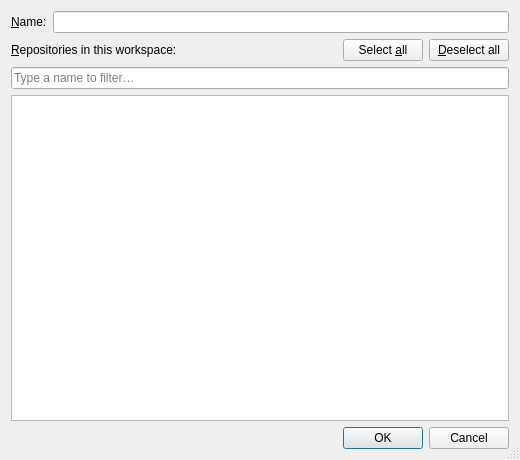
<?xml version="1.0" encoding="UTF-8"?>
<ui version="4.0">
 <class>WorkspaceDialog</class>
 <widget class="QDialog" name="WorkspaceDialog">
  <property name="geometry">
   <rect><x>0</x><y>0</y><width>520</width><height>460</height></rect>
  </property>
  <property name="windowTitle">
   <string>Workspace</string>
  </property>
  <property name="sizeGripEnabled">
   <bool>true</bool>
  </property>
  <property name="modal">
   <bool>true</bool>
  </property>
  <layout class="QVBoxLayout" name="verticalLayout">
   <item>
    <layout class="QHBoxLayout" name="nameLayout">
     <item>
      <widget class="QLabel" name="nameLabel">
       <property name="text"><string>&amp;Name:</string></property>
       <property name="buddy"><cstring>nameEdit</cstring></property>
      </widget>
     </item>
     <item>
      <widget class="QLineEdit" name="nameEdit"/>
     </item>
    </layout>
   </item>
   <item>
    <layout class="QHBoxLayout" name="reposHeaderLayout">
     <item>
      <widget class="QLabel" name="reposLabel">
       <property name="text"><string>&amp;Repositories in this workspace:</string></property>
       <property name="buddy"><cstring>filterEdit</cstring></property>
      </widget>
     </item>
     <item>
      <spacer name="reposHeaderSpacer">
       <property name="orientation"><enum>Qt::Orientation::Horizontal</enum></property>
       <property name="sizeHint" stdset="0"><size><width>40</width><height>20</height></size></property>
      </spacer>
     </item>
     <item>
      <widget class="QPushButton" name="selectAllButton">
       <property name="text"><string>Select &amp;all</string></property>
       <property name="autoDefault"><bool>false</bool></property>
      </widget>
     </item>
     <item>
      <widget class="QPushButton" name="deselectAllButton">
       <property name="text"><string>&amp;Deselect all</string></property>
       <property name="autoDefault"><bool>false</bool></property>
      </widget>
     </item>
    </layout>
   </item>
   <item>
    <widget class="QLineEdit" name="filterEdit">
     <property name="placeholderText"><string>Type a name to filter…</string></property>
     <property name="clearButtonEnabled"><bool>true</bool></property>
    </widget>
   </item>
   <item>
    <widget class="QListWidget" name="repoList">
     <property name="alternatingRowColors"><bool>true</bool></property>
     <property name="uniformItemSizes"><bool>true</bool></property>
    </widget>
   </item>
   <item>
    <layout class="QHBoxLayout" name="footerLayout">
     <item>
      <widget class="QLabel" name="countLabel">
       <property name="text"><string/></property>
      </widget>
     </item>
     <item>
      <widget class="QDialogButtonBox" name="buttonBox">
       <property name="orientation"><enum>Qt::Orientation::Horizontal</enum></property>
       <property name="standardButtons">
        <set>QDialogButtonBox::StandardButton::Cancel|QDialogButtonBox::StandardButton::Ok</set>
       </property>
      </widget>
     </item>
    </layout>
   </item>
  </layout>
 </widget>
 <tabstops>
  <tabstop>nameEdit</tabstop>
  <tabstop>filterEdit</tabstop>
  <tabstop>repoList</tabstop>
  <tabstop>selectAllButton</tabstop>
  <tabstop>deselectAllButton</tabstop>
 </tabstops>
 <resources/>
 <connections>
  <connection>
   <sender>buttonBox</sender><signal>rejected()</signal>
   <receiver>WorkspaceDialog</receiver><slot>reject()</slot>
   <hints><hint type="sourcelabel"><x>299</x><y>440</y></hint><hint type="destinationlabel"><x>286</x><y>400</y></hint></hints>
  </connection>
  <connection>
   <sender>buttonBox</sender><signal>accepted()</signal>
   <receiver>WorkspaceDialog</receiver><slot>accept()</slot>
   <hints><hint type="sourcelabel"><x>463</x><y>440</y></hint><hint type="destinationlabel"><x>364</x><y>400</y></hint></hints>
  </connection>
 </connections>
</ui>
